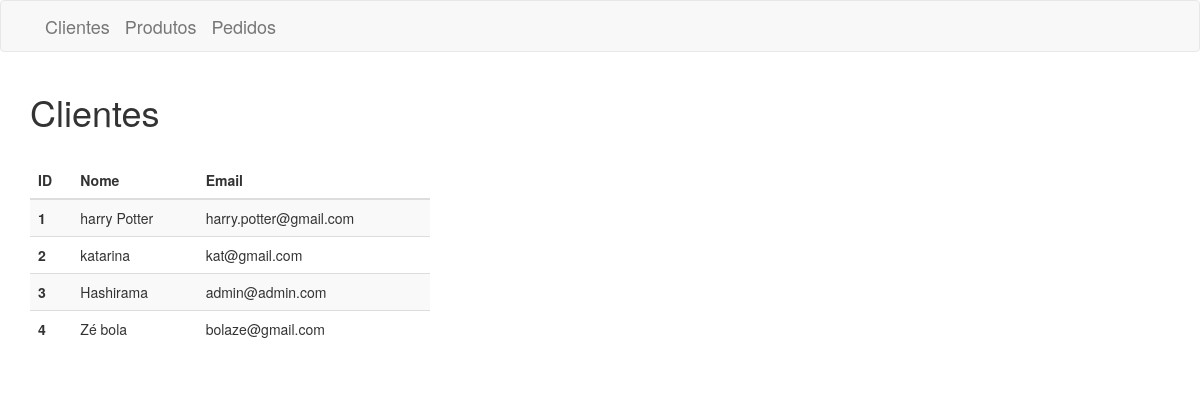
The page / on the database its author committed.
### main/models.py (models this page shows, shortened)
class Cliente(models.Model):
  nome = models.CharField(max_length=200, null=False)
  email = models.EmailField()

### main/views.py (the view)
# urls.py: 2. Add a URL to urlpatterns:  path('', views.home, name='home')
def home(request):
  clientes = Cliente.objects.all()
  return render(request, "home.html", {"clientes": clientes})

### templates/home.html (shortened to what this page needs)
{% extends "base.html" %}
{% block main %}
<h1>Clientes</h1>
<table class="table table-striped" style="margin-top: 30px; width: 400px;">
  <thead>
    <tr>
      <th scope="col">ID</th>
      <th scope="col">Nome</th>
      <th scope="col">Email</th>
    </tr>
  </thead>
  <tbody>
    {% for cliente in clientes %}
      <tr>
        <th scope="row">{{cliente.id}}</th>
        <td>{{cliente.nome}}</td>
        <td>{{cliente.email}}</td>
      </tr>
    {% endfor %}
  </tbody>
</table>
{% endblock %}

### templates/base.html (shortened to what this page needs)
{% load static %}
<!DOCTYPE html>
<html lang="en">
	<head>
		<link rel="stylesheet" href="https://maxcdn.bootstrapcdn.com/bootstrap/3.3.7/css/bootstrap.min.css">
	</head>
	<body>
		<nav class="navbar navbar-default" role="navigation">
			<div class="container">
				<div class="collapse navbar-collapse navbar-ex1-collapse">
					<ul class="nav navbar-nav">
						<li><a class="navbar-brand" href="{% url 'home' %}">Clientes</a></li>
						<li><a class="navbar-brand" href="{% url 'produto' %}">Produtos</a></li>
						<li><a class="navbar-brand" href="{% url 'pedido' %}">Pedidos</a></li>
					</ul>
				</div>
			</div>
		</nav>
		<div class="container">
			{% block main %}{% endblock %}
		</div>
	</body>
</html>

### rows shown on the page
Cliente: id "1", nome "harry Potter", email "harry.potter@gmail.com"
Cliente: id "2", nome "katarina", email "kat@gmail.com"
Cliente: id "3", nome "Hashirama", email "admin@admin.com"
Cliente: id "4", nome "Zé bola", email "bolaze@gmail.com"
